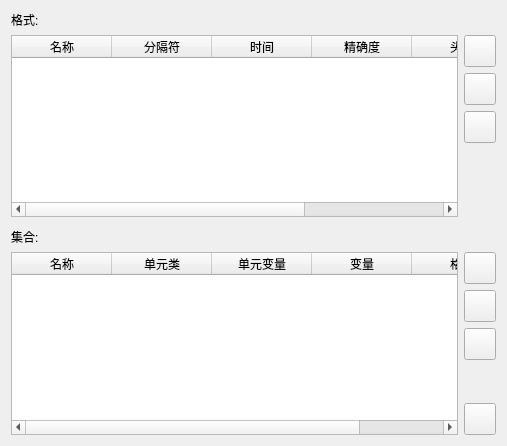
<?xml version="1.0" encoding="UTF-8"?>
<ui version="4.0">
 <class>CSVObsParamsWidget</class>
 <widget class="QWidget" name="CSVObsParamsWidget">
  <property name="geometry">
   <rect>
    <x>0</x>
    <y>0</y>
    <width>507</width>
    <height>446</height>
   </rect>
  </property>
  <property name="windowTitle">
   <string notr="true">Form</string>
  </property>
  <property name="autoFillBackground">
   <bool>false</bool>
  </property>
  <layout class="QVBoxLayout" name="verticalLayout">
   <item>
    <widget class="QLabel" name="label">
     <property name="text">
      <string>格式:</string>
     </property>
    </widget>
   </item>
   <item>
    <layout class="QHBoxLayout" name="horizontalLayout">
     <item>
      <widget class="QTableWidget" name="FormatsTableWidget">
       <property name="editTriggers">
        <set>QAbstractItemView::NoEditTriggers</set>
       </property>
       <property name="selectionMode">
        <enum>QAbstractItemView::SingleSelection</enum>
       </property>
       <property name="selectionBehavior">
        <enum>QAbstractItemView::SelectRows</enum>
       </property>
       <attribute name="horizontalHeaderStretchLastSection">
        <bool>true</bool>
       </attribute>
       <attribute name="verticalHeaderVisible">
        <bool>false</bool>
       </attribute>
       <attribute name="verticalHeaderHighlightSections">
        <bool>false</bool>
       </attribute>
       <column>
        <property name="text">
         <string>名称</string>
        </property>
       </column>
       <column>
        <property name="text">
         <string>分隔符</string>
        </property>
       </column>
       <column>
        <property name="text">
         <string>时间</string>
        </property>
       </column>
       <column>
        <property name="text">
         <string>精确度</string>
        </property>
       </column>
       <column>
        <property name="text">
         <string>头部</string>
        </property>
       </column>
       <column>
        <property name="text">
         <string>注释记号</string>
        </property>
       </column>
      </widget>
     </item>
     <item>
      <layout class="QVBoxLayout" name="verticalLayout_2">
       <item>
        <widget class="QPushButton" name="AddFormatButton">
         <property name="minimumSize">
          <size>
           <width>32</width>
           <height>32</height>
          </size>
         </property>
         <property name="maximumSize">
          <size>
           <width>32</width>
           <height>32</height>
          </size>
         </property>
         <property name="text">
          <string notr="true"/>
         </property>
        </widget>
       </item>
       <item>
        <widget class="QPushButton" name="EditFormatButton">
         <property name="minimumSize">
          <size>
           <width>32</width>
           <height>32</height>
          </size>
         </property>
         <property name="maximumSize">
          <size>
           <width>32</width>
           <height>32</height>
          </size>
         </property>
         <property name="text">
          <string notr="true"/>
         </property>
        </widget>
       </item>
       <item>
        <widget class="QPushButton" name="RemoveFormatButton">
         <property name="minimumSize">
          <size>
           <width>32</width>
           <height>32</height>
          </size>
         </property>
         <property name="maximumSize">
          <size>
           <width>32</width>
           <height>32</height>
          </size>
         </property>
         <property name="text">
          <string notr="true"/>
         </property>
        </widget>
       </item>
       <item>
        <spacer name="verticalSpacer">
         <property name="orientation">
          <enum>Qt::Vertical</enum>
         </property>
         <property name="sizeHint" stdset="0">
          <size>
           <width>20</width>
           <height>40</height>
          </size>
         </property>
        </spacer>
       </item>
      </layout>
     </item>
    </layout>
   </item>
   <item>
    <spacer name="verticalSpacer_3">
     <property name="orientation">
      <enum>Qt::Vertical</enum>
     </property>
     <property name="sizeType">
      <enum>QSizePolicy::Fixed</enum>
     </property>
     <property name="sizeHint" stdset="0">
      <size>
       <width>20</width>
       <height>5</height>
      </size>
     </property>
    </spacer>
   </item>
   <item>
    <widget class="QLabel" name="label_2">
     <property name="text">
      <string>集合:</string>
     </property>
    </widget>
   </item>
   <item>
    <layout class="QHBoxLayout" name="horizontalLayout_2">
     <item>
      <widget class="QTableWidget" name="SetsTableWidget">
       <property name="editTriggers">
        <set>QAbstractItemView::NoEditTriggers</set>
       </property>
       <property name="selectionMode">
        <enum>QAbstractItemView::SingleSelection</enum>
       </property>
       <property name="selectionBehavior">
        <enum>QAbstractItemView::SelectRows</enum>
       </property>
       <attribute name="horizontalHeaderStretchLastSection">
        <bool>true</bool>
       </attribute>
       <attribute name="verticalHeaderVisible">
        <bool>false</bool>
       </attribute>
       <column>
        <property name="text">
         <string>名称</string>
        </property>
       </column>
       <column>
        <property name="text">
         <string>单元类</string>
        </property>
       </column>
       <column>
        <property name="text">
         <string>单元变量</string>
        </property>
       </column>
       <column>
        <property name="text">
         <string>变量</string>
        </property>
       </column>
       <column>
        <property name="text">
         <string>格式</string>
        </property>
       </column>
      </widget>
     </item>
     <item>
      <layout class="QVBoxLayout" name="verticalLayout_3">
       <item>
        <widget class="QPushButton" name="AddSetButton">
         <property name="minimumSize">
          <size>
           <width>32</width>
           <height>32</height>
          </size>
         </property>
         <property name="maximumSize">
          <size>
           <width>32</width>
           <height>32</height>
          </size>
         </property>
         <property name="text">
          <string notr="true"/>
         </property>
        </widget>
       </item>
       <item>
        <widget class="QPushButton" name="EditSetButton">
         <property name="minimumSize">
          <size>
           <width>32</width>
           <height>32</height>
          </size>
         </property>
         <property name="maximumSize">
          <size>
           <width>32</width>
           <height>32</height>
          </size>
         </property>
         <property name="text">
          <string notr="true"/>
         </property>
        </widget>
       </item>
       <item>
        <widget class="QPushButton" name="RemoveSetButton">
         <property name="minimumSize">
          <size>
           <width>32</width>
           <height>32</height>
          </size>
         </property>
         <property name="maximumSize">
          <size>
           <width>32</width>
           <height>32</height>
          </size>
         </property>
         <property name="text">
          <string notr="true"/>
         </property>
        </widget>
       </item>
       <item>
        <spacer name="verticalSpacer_2">
         <property name="orientation">
          <enum>Qt::Vertical</enum>
         </property>
         <property name="sizeHint" stdset="0">
          <size>
           <width>20</width>
           <height>40</height>
          </size>
         </property>
        </spacer>
       </item>
       <item>
        <widget class="QPushButton" name="AutoButton">
         <property name="minimumSize">
          <size>
           <width>32</width>
           <height>32</height>
          </size>
         </property>
         <property name="maximumSize">
          <size>
           <width>32</width>
           <height>32</height>
          </size>
         </property>
         <property name="text">
          <string notr="true"/>
         </property>
        </widget>
       </item>
      </layout>
     </item>
    </layout>
   </item>
  </layout>
 </widget>
 <resources/>
 <connections/>
</ui>
